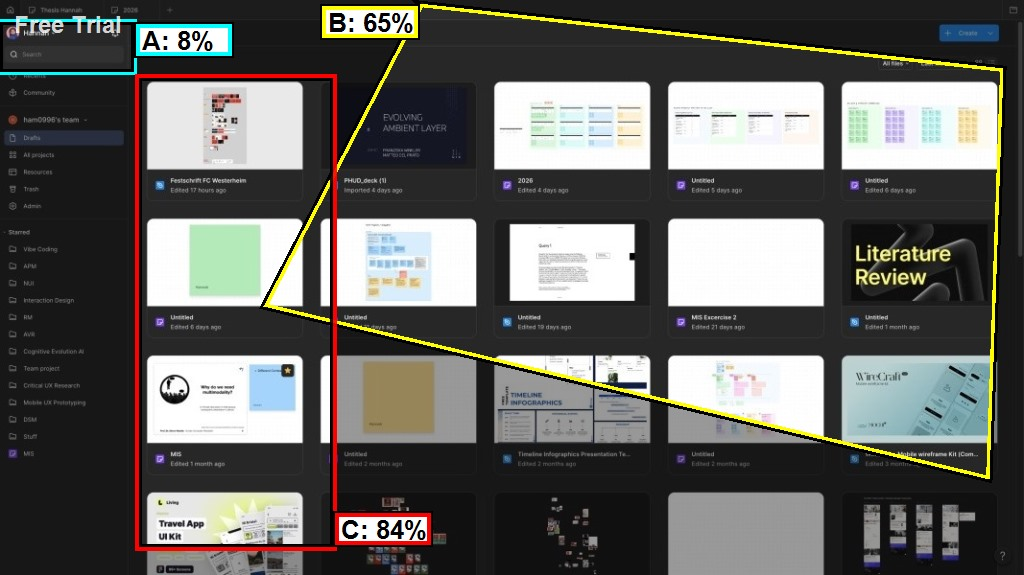
#> input picture VAS/Bildschirmfoto2026-05-04um13.33.46_VAS_AreasOfInterest.jpg, 1024 x 575 px; its folder holds only this picture in this run
$ python -i element_detector.py   (imports and definitions only)
#> lines starting #> are read from the running program, lines starting #| are printed output that depends on the picture; after the words box and inside, x2 and y2 are one past the last pixel; in counts of white or black regions, pixels touching at a corner belong together
# ===========================================================================
# cognitive/element_detector.py
# ===========================================================================
# Purpose:
#   Detect UI elements (bounding boxes) from a GUI screenshot.
#   These elements serve as "visual objects" for the Jokinen 2020 model.
#
# Method:
#   1. Convert to grayscale, apply adaptive threshold
#   2. Edge detection (Canny) + morphological closing to merge nearby edges
#   3. Find contours → bounding boxes
#   4. Filter: remove too-small, too-large, or overlapping boxes
#   5. Extract per-element features: position, size, dominant colour
#
# The output is a list of Element dicts, each with:
#   - id: int
#   - bbox: (x, y, w, h) in pixels
#   - center: (cx, cy) in pixels
#   - area: int (pixels²)
#   - dominant_color_hsv: (H, S, V) — dominant colour cluster
#   - angular_size: float (degrees visual angle, assuming 60cm viewing dist)
#   - contrast_ratio: float (WCAG 2.1 / ISO 15008 legibility contrast, 1..21)
#   - wcag_aa_pass: bool (contrast_ratio >= 3:1, WCAG AA for large/UI elements)
#
# Reference:
#   Jokinen et al. (2020), Section 3.1: "We assume the modeller defines the
#   visual representation of the layout as a set of visual elements with
#   their locations, sizes, shapes, and colours."
#
# ===========================================================================

import numpy as np
import cv2
from typing import List, Dict, Tuple, Optional


# ---------------------------------------------------------------------------
# Constants
# ---------------------------------------------------------------------------

# Assumed viewing parameters (Jokinen 2020 experiment: 60cm, 17" 1680×1050)
VIEWING_DISTANCE_CM = 60.0      # Distance from eyes to screen
SCREEN_WIDTH_CM = 37.0          # Physical width of a typical 17" screen
SCREEN_HEIGHT_CM = 23.0         # Physical height

# Element filtering thresholds
MIN_ELEMENT_AREA_PX = 400       # Ignore elements smaller than 20×20 px
MAX_ELEMENT_AREA_RATIO = 0.5    # Ignore elements > 50% of image area
MIN_ASPECT_RATIO = 0.05         # Ignore very thin slivers
MAX_ASPECT_RATIO = 20.0         # (width/height must be in [0.05, 20])

# Morphological kernel size for merging nearby edges
MORPH_KERNEL_SIZE = 7

# Maximum number of elements (cap for performance)
MAX_ELEMENTS = 80


# ---------------------------------------------------------------------------
# Main Function
# ---------------------------------------------------------------------------

def detect_elements(
    image: np.ndarray,
    min_area: int = MIN_ELEMENT_AREA_PX,
    max_elements: int = MAX_ELEMENTS,
    screen_width_cm: float = SCREEN_WIDTH_CM,
    screen_height_cm: float = SCREEN_HEIGHT_CM,
    viewing_distance_cm: float = VIEWING_DISTANCE_CM,
) -> List[Dict]:
    """
    Detect UI elements from a BGR screenshot image.

    Parameters
    ----------
    image : np.ndarray
        BGR image (H, W, 3), as loaded by cv2.imread().
    min_area : int
        Minimum bounding box area in pixels to keep.
    max_elements : int
        Cap on number of detected elements (keep largest).
    screen_width_cm : float
        Physical screen width for visual angle calculation.
    screen_height_cm : float
        Physical screen height for visual angle calculation.
    viewing_distance_cm : float
        Viewing distance in cm for visual angle calculation.

    Returns
    -------
    List[Dict]
        Each dict has keys: id, bbox, center, area, dominant_color_hsv,
        angular_size, color_category, contrast_ratio, wcag_aa_pass.
    """
    h_img, w_img = image.shape[:2]

    # ------------------------------------------------------------------
    # Step 1: Preprocessing — grayscale + edge detection
    # ------------------------------------------------------------------
    gray = cv2.cvtColor(image, cv2.COLOR_BGR2GRAY)

    # Adaptive thresholding to detect regions
    blurred = cv2.GaussianBlur(gray, (5, 5), 0)
    edges = cv2.Canny(blurred, 30, 120)

    # Morphological closing: merge nearby edges into solid regions
    kernel = cv2.getStructuringElement(
        cv2.MORPH_RECT, (MORPH_KERNEL_SIZE, MORPH_KERNEL_SIZE)
    )
    closed = cv2.morphologyEx(edges, cv2.MORPH_CLOSE, kernel, iterations=2)

    # Additional dilation to fill small gaps
    closed = cv2.dilate(closed, kernel, iterations=1)

    # ------------------------------------------------------------------
    # Step 2: Find contours → bounding boxes
    # ------------------------------------------------------------------
    contours, _ = cv2.findContours(
        closed, cv2.RETR_EXTERNAL, cv2.CHAIN_APPROX_SIMPLE
    )

    raw_boxes = []
    for cnt in contours:
        x, y, w, h = cv2.boundingRect(cnt)
        area = w * h

        # Filter by size
        if area < min_area:
            continue
        if area > MAX_ELEMENT_AREA_RATIO * (h_img * w_img):
            continue

        # Filter by aspect ratio
        aspect = w / max(h, 1)
        if aspect < MIN_ASPECT_RATIO or aspect > MAX_ASPECT_RATIO:
            continue

        raw_boxes.append((x, y, w, h, area))

    # ------------------------------------------------------------------
    # Step 3: Non-maximum suppression (remove highly overlapping boxes)
    # ------------------------------------------------------------------
    raw_boxes.sort(key=lambda b: b[4], reverse=True)  # Sort by area descending
    filtered_boxes = _non_max_suppression(raw_boxes, iou_threshold=0.5)

    # Cap at max_elements (keep largest)
    filtered_boxes = filtered_boxes[:max_elements]

    # ------------------------------------------------------------------
    # Step 4: Extract per-element features
    # ------------------------------------------------------------------
    # Pixels-per-cm conversion
    px_per_cm_x = w_img / screen_width_cm
    px_per_cm_y = h_img / screen_height_cm

    elements = []
    for idx, (x, y, w, h, area) in enumerate(filtered_boxes):
        # Center of element in pixels
        cx = x + w / 2.0
        cy = y + h / 2.0

        # Dominant colour (HSV) via k-means on the element ROI
        roi = image[y:y+h, x:x+w]
        dom_hsv = _dominant_color_hsv(roi)

        # Colour category (Jokinen: "red", "green", "blue" — simplified)
        color_cat = _hsv_to_category(dom_hsv)

        # WCAG 2.1 / ISO 15008 legibility contrast inside the element.
        contrast_ratio = compute_contrast_ratio(roi)

        # Angular size in degrees visual angle
        # Use the diagonal as "size" of the element
        diag_px = np.sqrt(w**2 + h**2)
        diag_cm = diag_px / ((px_per_cm_x + px_per_cm_y) / 2.0)
        angular_size_deg = np.degrees(
            2 * np.arctan(diag_cm / (2 * viewing_distance_cm))
        )

        elements.append({
            "id": idx,
            "bbox": (int(x), int(y), int(w), int(h)),
            "center": (float(cx), float(cy)),
            "area": int(area),
            "dominant_color_hsv": (float(dom_hsv[0]), float(dom_hsv[1]), float(dom_hsv[2])),
            "color_category": color_cat,
            "angular_size": float(angular_size_deg),
            "contrast_ratio": float(contrast_ratio),
            "wcag_aa_pass": bool(contrast_ratio >= WCAG_AA_LARGE),
        })

    return elements


# [82 lines left out: function detect_elements_scale_invariant, not called in this run]


# ---------------------------------------------------------------------------
# Helper Functions
# ---------------------------------------------------------------------------

def _non_max_suppression(
    boxes: List[Tuple], iou_threshold: float = 0.5
) -> List[Tuple]:
    """
    Simple greedy NMS on bounding boxes.
    boxes: list of (x, y, w, h, area) tuples, sorted by area descending.
    """
    keep = []
    suppressed = set()

    for i, box_i in enumerate(boxes):
        if i in suppressed:
            continue
        keep.append(box_i)
        xi, yi, wi, hi, _ = box_i

        for j in range(i + 1, len(boxes)):
            if j in suppressed:
                continue
            xj, yj, wj, hj, _ = boxes[j]

            # Compute IoU
            inter_x1 = max(xi, xj)
            inter_y1 = max(yi, yj)
            inter_x2 = min(xi + wi, xj + wj)
            inter_y2 = min(yi + hi, yj + hj)
            inter_w = max(0, inter_x2 - inter_x1)
            inter_h = max(0, inter_y2 - inter_y1)
            intersection = inter_w * inter_h

            union = wi * hi + wj * hj - intersection
            iou = intersection / max(union, 1)

            if iou > iou_threshold:
                suppressed.add(j)

    return keep


def _dominant_color_hsv(roi: np.ndarray) -> Tuple[float, float, float]:
    """
    Compute dominant colour of an ROI using k-means (k=3).
    Returns (H, S, V) with H in [0, 360], S in [0, 1], V in [0, 1].
    """
    if roi.size == 0:
        return (0.0, 0.0, 0.5)

    # Downsample for speed
    max_px = 500
    h, w = roi.shape[:2]
    if h * w > max_px:
        scale = np.sqrt(max_px / (h * w))
        roi = cv2.resize(roi, (max(1, int(w * scale)), max(1, int(h * scale))))

    # Convert to HSV
    hsv = cv2.cvtColor(roi, cv2.COLOR_BGR2HSV)
    pixels = hsv.reshape(-1, 3).astype(np.float32)

    # K-means with k=3
    criteria = (cv2.TERM_CRITERIA_EPS + cv2.TERM_CRITERIA_MAX_ITER, 20, 1.0)
    k = min(3, len(pixels))
    if k < 1:
        return (0.0, 0.0, 0.5)

    _, labels, centers = cv2.kmeans(
        pixels, k, None, criteria, 3, cv2.KMEANS_RANDOM_CENTERS
    )

    # Pick the cluster with most pixels
    counts = np.bincount(labels.flatten(), minlength=k)
    dominant_idx = np.argmax(counts)
    dom = centers[dominant_idx]

    # OpenCV HSV: H in [0,180], S in [0,255], V in [0,255]
    return (float(dom[0] * 2), float(dom[1] / 255.0), float(dom[2] / 255.0))


# ---------------------------------------------------------------------------
# WCAG / ISO 15008 contrast
# ---------------------------------------------------------------------------

# WCAG 2.1 success-criterion thresholds (contrast ratio, 1:1 .. 21:1).
WCAG_AA_NORMAL = 4.5   # 1.4.3 AA, normal-size text
WCAG_AA_LARGE = 3.0    # 1.4.3 AA, large text (>=18pt or 14pt bold) / UI graphics
WCAG_AAA_NORMAL = 7.0  # 1.4.6 AAA, normal-size text


def _srgb_to_linear(channel: np.ndarray) -> np.ndarray:
    """Convert an sRGB channel in [0, 1] to linear light (WCAG 2.1 formula)."""
    return np.where(
        channel <= 0.03928,
        channel / 12.92,
        ((channel + 0.055) / 1.055) ** 2.4,
    )


def _relative_luminance(roi_bgr: np.ndarray) -> np.ndarray:
    """
    Per-pixel WCAG 2.1 relative luminance L for a BGR ROI.

    L = 0.2126 R + 0.7152 G + 0.0722 B on linearised sRGB channels.
    Returns a float array with values in [0, 1].
    """
    rgb = roi_bgr[:, :, ::-1].astype(np.float64) / 255.0  # BGR -> RGB, [0,1]
    lin = _srgb_to_linear(rgb)
    return (
        0.2126 * lin[:, :, 0]
        + 0.7152 * lin[:, :, 1]
        + 0.0722 * lin[:, :, 2]
    )


def compute_contrast_ratio(roi_bgr: np.ndarray) -> float:
    """
    Estimate the foreground/background luminance contrast ratio inside an
    element, following the WCAG 2.1 definition.

    Because we do not run OCR, we approximate "foreground" (e.g. text/icon ink)
    and "background" by splitting the element's pixels into a darker and a
    lighter group with Otsu's method, then applying the WCAG contrast formula
    to the two group luminances:

        contrast = (L_light + 0.05) / (L_dark + 0.05)

    The result lies in [1.0, 21.0]; higher is easier to read. This is the
    quantity WCAG 2.1 (1.4.3) and ISO 15008 use to judge legibility.

    Parameters
    ----------
    roi_bgr : np.ndarray
        Element image region in BGR (OpenCV) order.

    Returns
    -------
    float
        WCAG contrast ratio, rounded to two decimals. Returns 1.0 (no contrast)
        for empty or single-tone regions.
    """
    if roi_bgr is None or roi_bgr.size == 0:
        return 1.0

    lum = _relative_luminance(roi_bgr)
    lum_flat = lum.reshape(-1)
    if lum_flat.size < 2:
        return 1.0

    # Otsu split on an 8-bit version of the luminance to separate ink/paper.
    lum_u8 = np.clip(lum * 255.0, 0, 255).astype(np.uint8)
    if lum_u8.min() == lum_u8.max():
        return 1.0  # flat region, no internal contrast
    otsu_t, _ = cv2.threshold(lum_u8, 0, 255, cv2.THRESH_BINARY + cv2.THRESH_OTSU)
    dark_mask = lum_u8 <= otsu_t
    light_mask = ~dark_mask
    if not dark_mask.any() or not light_mask.any():
        return 1.0

    l_dark = float(lum_flat[dark_mask.reshape(-1)].mean())
    l_light = float(lum_flat[light_mask.reshape(-1)].mean())
    ratio = (l_light + 0.05) / (l_dark + 0.05)
    return round(float(ratio), 2)


def _hsv_to_category(hsv: Tuple[float, float, float]) -> str:
    """
    Map HSV to a categorical colour label.
    Following Jokinen's legacy approach (red/green/blue) but extended.

    Jokinen 2020 uses qualitative colour comparison: elements are
    "dissimilar" if their colour category differs.
    """
    h, s, v = hsv

    # Low saturation → achromatic (gray/white/black)
    if s < 0.15:
        if v < 0.3:
            return "black"
        elif v > 0.8:
            return "white"
        else:
            return "gray"

    # Chromatic - classify by hue (H in [0, 360])
    if h < 15 or h >= 345:
        return "red"
    elif 15 <= h < 45:
        return "orange"
    elif 45 <= h < 75:
        return "yellow"
    elif 75 <= h < 165:
        return "green"
    elif 165 <= h < 195:
        return "cyan"
    elif 195 <= h < 270:
        return "blue"
    elif 270 <= h < 345:
        return "purple"

    return "gray"


# ---------------------------------------------------------------------------
# Utility: Convert pixel coordinates to visual angle
# ---------------------------------------------------------------------------

# [32 lines left out: function pixels_to_degrees, not called in this run]

>>> import cv2
>>> picture = cv2.imread('../VAS/Bildschirmfoto2026-05-04um13.33.46_VAS_AreasOfInterest.jpg')
#> picture is the input picture: shape (575, 1024, 3); mean B, G, R 94.4, 97.9, 98.2
>>> result = detect_elements(picture)
#> in detect_elements, `gray = cv2.cvtColor(image, cv2.COLOR_BGR2GRAY)`:
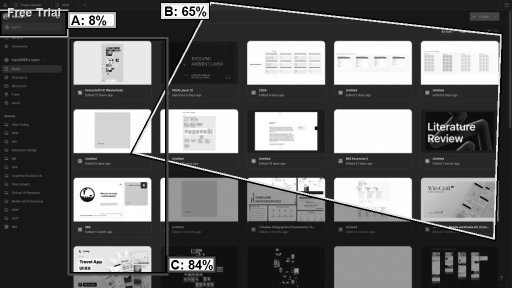
#> gray: shape (575, 1024) (shown at 1/2 size); min 0, max 255, mean 97.6
#> in detect_elements, `edges = cv2.Canny(blurred, 30, 120)`:
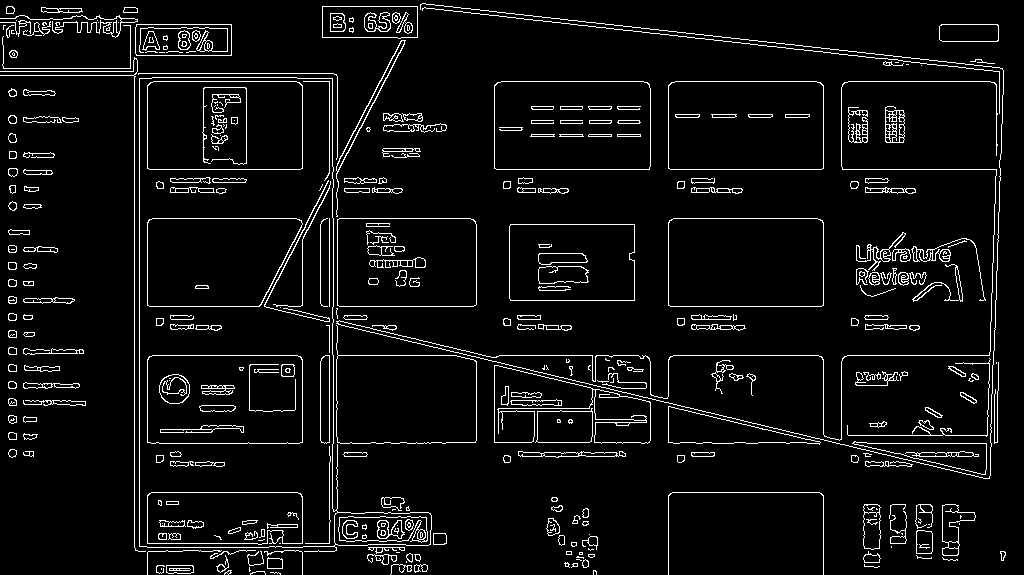
#> edges: shape (575, 1024); 5.8% white in thin lines or dots
#> in detect_elements, `closed = cv2.dilate(closed, kernel, iterations=1)`:
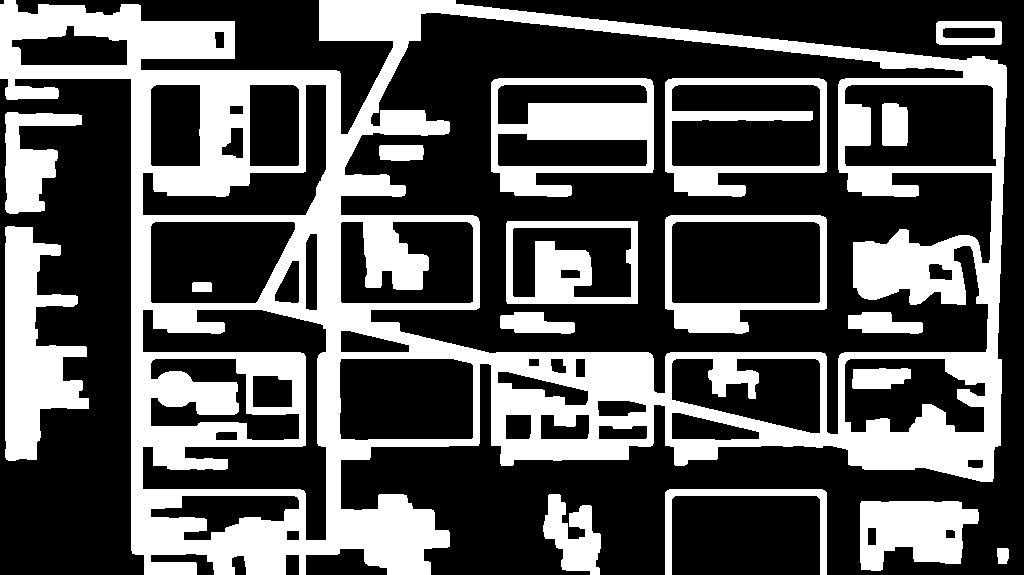
#> closed: shape (575, 1024); 34.3% white; 18 white regions
#> in detect_elements, `contours, _ = cv2.findContours( closed, cv2.RETR_EXTERNAL, cv2.CHAIN_A..`: contours = 8 contours; box (x1, y1, x2, y2) and area: (0, 0, 1007, 575) 402161, (5, 226, 89, 461) 10364, (860, 501, 979, 571) 6092, (5, 112, 82, 214) 3774, (543, 494, 601, 575) 2552, (665, 489, 827, 575) 1919, (936, 21, 1002, 45) 1489, (997, 548, 1009, 564) 151
#> the loop in detect_elements, `for cnt in contours:` made 8 passes
#> (x, y, w, h, area, aspect) on passes 2 to 7: (860, 501, 119, 70, 8330, 1.7), (543, 494, 58, 81, 4698, 0.716), (665, 489, 162, 86, 13932, 1.88), (5, 226, 84, 235, 19740, 0.357), (5, 112, 77, 102, 7854, 0.755), (936, 21, 66, 24, 1584, 2.75)
#> after the loop in detect_elements, `for cnt in contours:`: raw_boxes = [(860, 501, 119, 70, 8330), (543, 494, 58, 81, 4698), (665, 489, 162, 86, 13932), (5, 226, 84, 235, 19740), (5, 112, 77, 102, 7854), (936, 21, 66, 24, 1584)]
#> the loop in _non_max_suppression, `for i, box_i in enumerate(boxes):` made 6 passes
#> (box_i, xi, yi, wi, hi) on passes 1 to 6: ((5, 226, 84, 235, 19740), 5, 226, 84, 235), ((665, 489, 162, 86, 13932), 665, 489, 162, 86), ((860, 501, 119, 70, 8330), 860, 501, 119, 70), ((5, 112, 77, 102, 7854), 5, 112, 77, 102), ((543, 494, 58, 81, 4698), 543, 494, 58, 81), ((936, 21, 66, 24, 1584), 936, 21, 66, 24)
#> after the loop in _non_max_suppression, `for i, box_i in enumerate(boxes):`: keep = [(5, 226, 84, 235, 19740), (665, 489, 162, 86, 13932), (860, 501, 119, 70, 8330), (5, 112, 77, 102, 7854), (543, 494, 58, 81, 4698), (936, 21, 66, 24, 1584)]; suppressed = 0 items
#> in detect_elements, `filtered_boxes = _non_max_suppression(raw_boxes, iou_threshold=0.5)`: filtered_boxes has the same summary as keep in _non_max_suppression
#> the loop in detect_elements, `for idx, (x, y, w, h, area) in enumerate(filtered_boxes):` made 6 passes
#> (x, y, area, cx, cy, scale in _dominant_color_hsv) on passes 1, 4, 5, 6: (5, 226, 19740, 47, 343.5, 0.159), (5, 112, 7854, 43.5, 163, 0.252), (543, 494, 4698, 572, 534.5, 0.326), (936, 21, 1584, 969, 33, 0.562)
#> pass 1, in detect_elements, `roi = image[y:y+h, x:x+w]`:
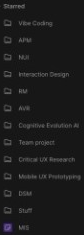
#> roi: shape (235, 84, 3); mean B, G, R 27.8, 27.5, 27.6
#> pass 1, in _relative_luminance, `lin = _srgb_to_linear(rgb)`:
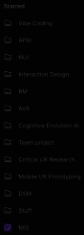
#> lin: shape (235, 84, 3) float64; mean R, G, B 0.0135, 0.0134, 0.0139
#> pass 1, in compute_contrast_ratio, `lum = _relative_luminance(roi_bgr)`:
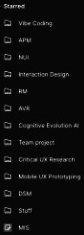
#> lum: shape (235, 84) float64; min 0.00304, max 0.191, mean 0.0135; drawn with min black and max white
#> after the loop in detect_elements, `for idx, (x, y, w, h, area) in enumerate(filtered_boxes):`:
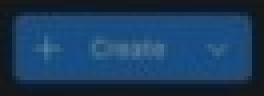
#> roi: shape (24, 66, 3) (shown 4 times larger); mean B, G, R 93, 59.1, 25.9
#> after the loop in detect_elements, `for idx, (x, y, w, h, area) in enumerate(filtered_boxes):`: elements = 6 items
#> result = 6 items
